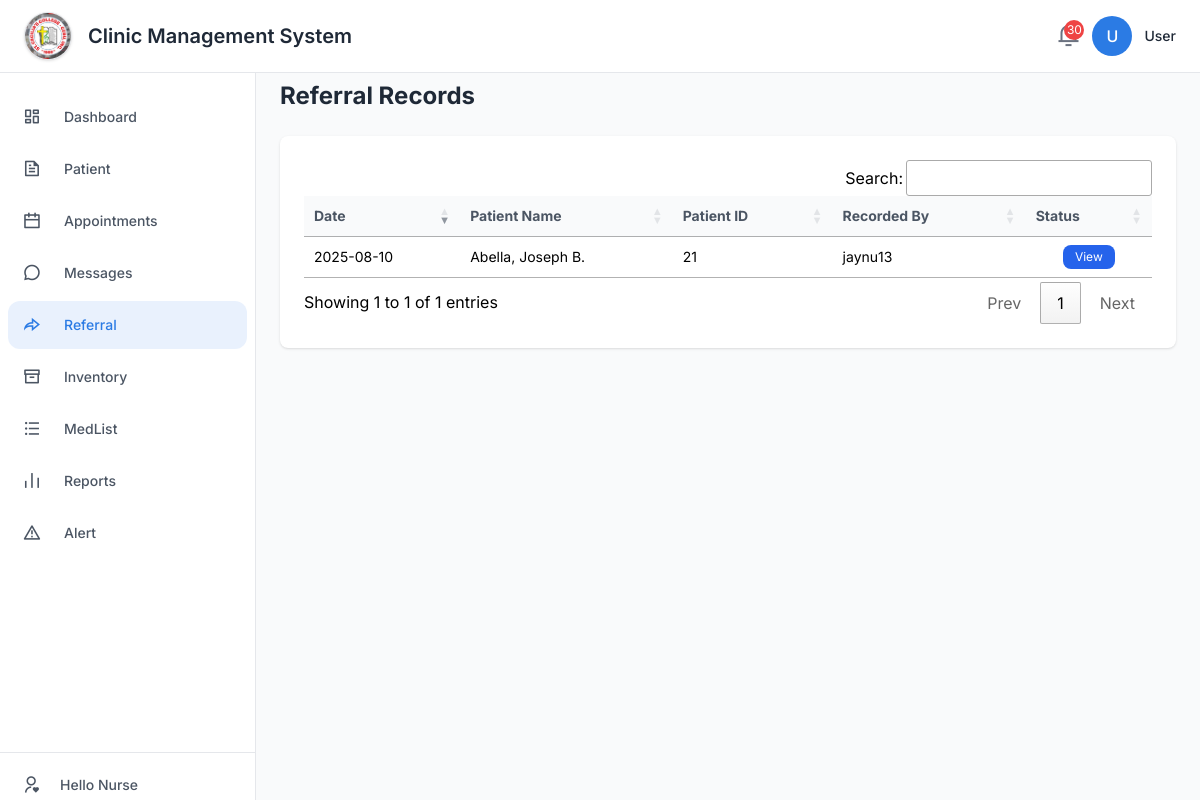
The page /staff/refer.php on the database as committed earlier.
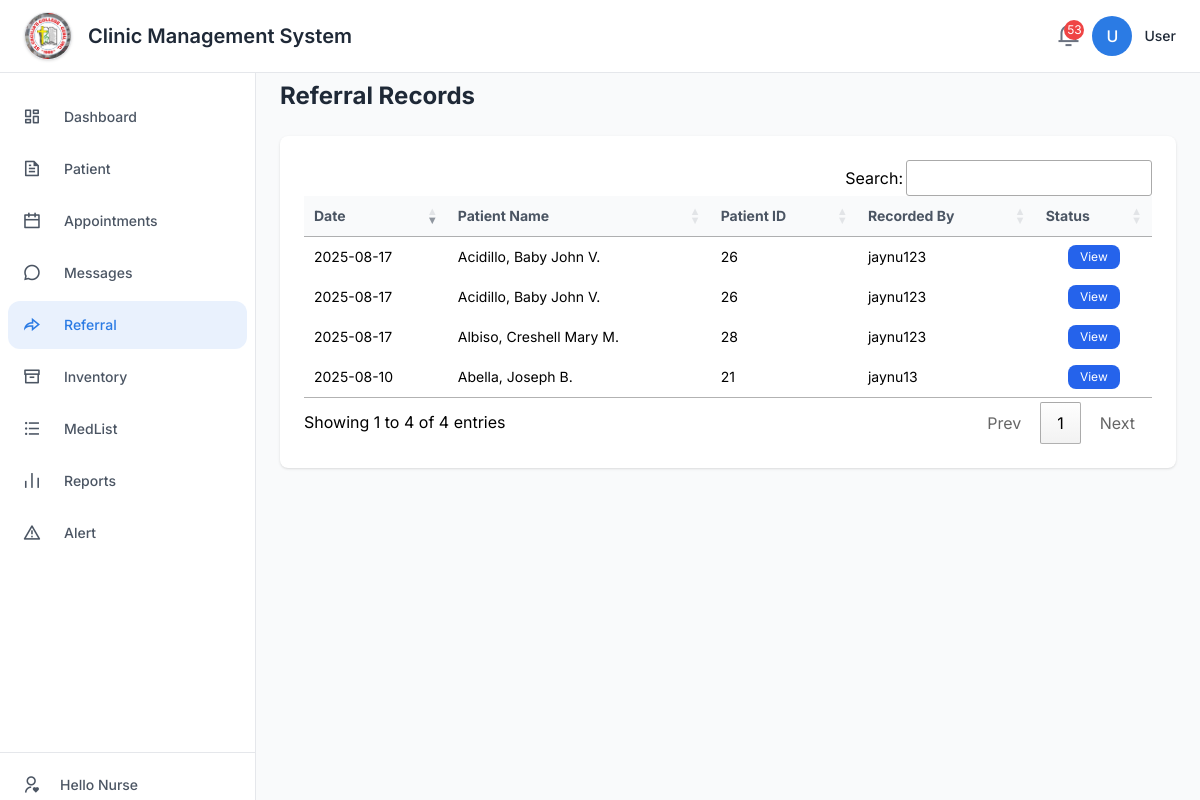
The same page on the database as committed later.
### tables this page shows
CREATE TABLE `medication_referrals` (
  `id` int(11) NOT NULL,
  `patient_id` int(11) DEFAULT NULL,
  `patient_name` varchar(255) DEFAULT NULL,
  `subjective` text DEFAULT NULL,
  `objective` text DEFAULT NULL,
  `assessment` text DEFAULT NULL,
  `plan` text DEFAULT NULL,
  `intervention` text DEFAULT NULL,
  `evaluation` text DEFAULT NULL,
  `recorded_by` varchar(255) DEFAULT NULL,
  `created_at` datetime DEFAULT current_timestamp(),
  `referral_to` varchar(255) DEFAULT NULL
);

### staff/refer.php (the view, shortened to what this page needs)
<?php
include '../includes/header.php';
try {
    $db = new PDO('mysql:host=localhost;dbname=clinic_management_system;charset=utf8', 'root', '');
    $db->setAttribute(PDO::ATTR_ERRMODE, PDO::ERRMODE_EXCEPTION);
    $stmt = $db->query('
        SELECT mr.*, ip.year_level,
               ip.student_id as matched_student_id,
               mr.patient_id as referral_patient_id,
               vs.body_temp, vs.resp_rate, vs.pulse, vs.blood_pressure, vs.weight, vs.height, vs.oxygen_sat
        FROM medication_referrals mr
        LEFT JOIN imported_patients ip ON
            CAST(TRIM(mr.patient_id) AS CHAR) = CAST(TRIM(ip.student_id) AS CHAR)
            OR TRIM(mr.patient_name) = TRIM(ip.name)
        LEFT JOIN (
            SELECT patient_id, body_temp, resp_rate, pulse, blood_pressure, weight, height, oxygen_sat,
                   ROW_NUMBER() OVER (PARTITION BY patient_id ORDER BY created_at DESC) as rn
            FROM vital_signs
        ) vs ON CAST(TRIM(mr.patient_id) AS CHAR) = CAST(TRIM(vs.patient_id) AS CHAR) AND vs.rn = 1
        ORDER BY mr.created_at DESC
    ');
    $referrals = $stmt->fetchAll(PDO::FETCH_ASSOC);
} catch (PDOException $e) {
    die('Database connection failed: ' . $e->getMessage());
}
?>
<link rel="stylesheet" href="https://cdn.datatables.net/1.13.6/css/jquery.dataTables.min.css">
<main class="flex-1 overflow-y-auto bg-gray-50 p-6 ml-16 md:ml-64 mt-[56px]">
        <h2 class="text-2xl font-bold text-gray-800 mb-6">Referral Records</h2>
        <div class="bg-white rounded shadow p-6">
            <div class="overflow-x-auto">
                <table id="referralTable" class="min-w-full divide-y divide-gray-200 text-sm">
                    <thead class="bg-gray-50">
                        <tr>
                            <th class="px-4 py-2 text-left font-semibold text-gray-600">Date</th>
                            <th class="px-4 py-2 text-left font-semibold text-gray-600">Patient Name</th>
                            <th class="px-4 py-2 text-left font-semibold text-gray-600">Patient ID</th>
                            <th class="px-4 py-2 text-left font-semibold text-gray-600">Recorded By</th>
                            <th class="px-4 py-2 text-center font-semibold text-gray-600">Status</th>
                        </tr>
                    </thead>
                    <tbody>
                        <?php foreach ($referrals as $referral): ?>
                        <tr>
                            <td class="px-4 py-2"><?php echo date('Y-m-d', strtotime($referral['created_at'])); ?></td>
                            <td class="px-4 py-2"><?php echo htmlspecialchars($referral['patient_name']); ?></td>
                            <td class="px-4 py-2"><?php echo htmlspecialchars($referral['patient_id']); ?></td>
                            <td class="px-4 py-2"><?php echo htmlspecialchars($referral['recorded_by'] ?? 'Staff'); ?></td>
                            <td class="px-4 py-2 text-center">
                                <button class="viewReferralBtn px-3 py-1 text-xs bg-blue-600 text-white rounded hover:bg-blue-700"
                                        data-id="<?php echo $referral['id']; ?>"
                                        data-patient-name="<?php echo htmlspecialchars($referral['patient_name']); ?>"
                                        data-patient-id="<?php echo htmlspecialchars($referral['patient_id']); ?>"
                                        data-year-level="<?php echo htmlspecialchars($referral['year_level'] ?? 'NO-MATCH-FOUND'); ?>"
                                        data-debug-referral-id="<?php echo htmlspecialchars($referral['referral_patient_id'] ?? 'NULL'); ?>"
                                        data-debug-matched-id="<?php echo htmlspecialchars($referral['matched_student_id'] ?? 'NULL'); ?>"
                                        data-date="<?php echo date('Y-m-d', strtotime($referral['created_at'])); ?>"
                                        data-recorded-by="<?php echo htmlspecialchars($referral['recorded_by'] ?? 'Staff'); ?>"
                                        data-subjective="<?php echo htmlspecialchars($referral['subjective']); ?>"
                                        data-objective="<?php echo htmlspecialchars($referral['objective']); ?>"
                                        data-assessment="<?php echo htmlspecialchars($referral['assessment']); ?>"
                                        data-plan="<?php echo htmlspecialchars($referral['plan']); ?>"
                                        data-intervention="<?php echo htmlspecialchars($referral['intervention']); ?>"
                                        data-evaluation="<?php echo htmlspecialchars($referral['evaluation']); ?>"
                                        data-referral-to="<?php echo htmlspecialchars($referral['referral_to'] ?? ''); ?>"
                                        data-body-temp="<?php echo htmlspecialchars($referral['body_temp'] ?? ''); ?>"
                                        data-resp-rate="<?php echo htmlspecialchars($referral['resp_rate'] ?? ''); ?>"
                                        data-pulse="<?php echo htmlspecialchars($referral['pulse'] ?? ''); ?>"
                                        data-blood-pressure="<?php echo htmlspecialchars($referral['blood_pressure'] ?? ''); ?>"
                                        data-weight="<?php echo htmlspecialchars($referral['weight'] ?? ''); ?>"
                                        data-height="<?php echo htmlspecialchars($referral['height'] ?? ''); ?>"
                                        data-oxygen-sat="<?php echo htmlspecialchars($referral['oxygen_sat'] ?? ''); ?>">
                                    View
                                </button>
                            </td>
                        </tr>
                        <?php endforeach; ?>
                    </tbody>
                </table>
            </div>
        </div>
    </div>

### includes/header.php (shortened to what this page needs)
<?php
$user_display_name = '';
$initials = 'U';
?>
<!DOCTYPE html>
<html lang="en">
<head>
    <script src="https://cdn.tailwindcss.com/3.4.16"></script>
    <link rel="stylesheet" href="https://cdnjs.cloudflare.com/ajax/libs/remixicon/4.6.0/remixicon.min.css">
</head>
<body>
    <div class="min-h-screen flex flex-col">
        <header class="bg-white border-b border-gray-200 fixed top-0 left-0 w-full z-30">
            <div class="flex items-center justify-between px-6 py-3">
                <div class="flex items-center">
                    <img src="../logo.jpg" alt="St. Cecilia's College Logo"
                        class="h-12 w-12 object-contain rounded-full border border-gray-200 bg-white shadow mr-4" />
                    <h1 class="text-xl font-semibold text-gray-800 hidden md:block">Clinic Management System</h1>
                </div>
                <div class="flex items-center space-x-1">
                    <?php
                    $notifCount = 0;
                    $connNotif = new mysqli('localhost', 'root', '', 'clinic_management_system');
                    if (!$connNotif->connect_errno) {
                        $result2 = $connNotif->query("SELECT COUNT(*) as cnt FROM notifications WHERE student_id IS NULL AND is_read = 0");
                        if ($row2 = $result2->fetch_assoc()) {
                            $notifCount = (int) $row2['cnt'];
                        }
                    }
                    ?>
                    <a href="#" class="relative" id="notifIconBtn">
                        <button type="button"
                            class="w-10 h-10 flex items-center justify-center text-gray-500 hover:text-primary focus:outline-none">
                            <?php if ($notifCount > 0): ?>
                                <span
                                    class="absolute top-1 right-1 w-5 h-5 bg-red-500 text-white text-xs flex items-center justify-center rounded-full"><?php echo $notifCount; ?></span>
                            <?php endif; ?>
                        </button>
                    </a>
                    <div class="relative">
                        <div id="userAvatarBtn"
                            class="w-10 h-10 bg-primary rounded-full flex items-center justify-center text-white mr-2 cursor-pointer select-none">
                            <span class="font-medium"><?php echo $initials; ?></span>
                        </div>
                    </div>
                    <div class="hidden md:block">
                        <p class="text-sm font-medium text-gray-800">
                            <?php echo $user_display_name ? $user_display_name : 'User'; ?>
                        </p>
                    </div>
                </div>
            </div>
        </header>
        <div class="flex flex-1">
            <aside
                class="w-16 md:w-64 bg-white border-r border-gray-200 flex flex-col fixed top-[73px] left-0 h-[calc(100vh-56px)] z-40">
                <nav class="flex-1 pt-5 pb-4 overflow-y-auto">
                    <ul class="space-y-1 px-2" id="sidebarMenu">
                        <li>
                            <a href="dashboard.php"
                                class="flex items-center px-2 py-2 text-sm font-medium rounded-md text-gray-600 hover:bg-primary hover:bg-opacity-10 hover:text-primary"
                                data-page="dashboard.php">
                                <div class="w-8 h-8 flex items-center justify-center mr-3 md:mr-4">
                                    <i class="ri-dashboard-line ri-lg"></i>
                                </div>
                                <span class="hidden md:inline">Dashboard</span>
                            </a>
                        </li>
                        <li>
                            <a href="records.php"
                                class="flex items-center px-2 py-2 text-sm font-medium rounded-md text-gray-600 hover:bg-primary hover:bg-opacity-10 hover:text-primary"
                                data-page="records.php">
                                <div class="w-8 h-8 flex items-center justify-center mr-3 md:mr-4">
                                    <i class="ri-file-text-line ri-lg"></i>
                                </div>
                                <span class="hidden md:inline">Patient</span>
                            </a>
                        </li>
                        <li>
                            <a href="appointments.php"
                                class="flex items-center px-2 py-2 text-sm font-medium rounded-md text-gray-600 hover:bg-primary hover:bg-opacity-10 hover:text-primary"
                                data-page="appointments.php">
                                <div class="w-8 h-8 flex items-center justify-center mr-3 md:mr-4">
                                    <i class="ri-calendar-line ri-lg"></i>
                                </div>
                                <span class="hidden md:inline">Appointments</span>
                            </a>
                        </li>
                        <li>
                            <a href="messages.php"
                                class="flex items-center px-2 py-2 text-sm font-medium rounded-md text-gray-600 hover:bg-primary hover:bg-opacity-10 hover:text-primary"
                                data-page="messages.php">
                                <div class="w-8 h-8 flex items-center justify-center mr-3 md:mr-4">
                                <i class="ri-chat-3-line ri-lg"></i>
                                </div>
                                <span class="hidden md:inline">Messages</span>
                            </a>
                        </li>
                        <li>
                            <a href="refer.php"
                                class="flex items-center px-2 py-2 text-sm font-medium rounded-md text-gray-600 hover:bg-primary hover:bg-opacity-10 hover:text-primary"
                                data-page="refer.php">
                                <div class="w-8 h-8 flex items-center justify-center mr-3 md:mr-4">
                                <i class="ri-share-forward-line ri-lg"></i>
                                </div>
                                <span class="hidden md:inline">Referral</span>
                            </a>
                        </li>
                        <li>
                            <a href="inventory.php"
                                class="flex items-center px-2 py-2 text-sm font-medium rounded-md text-gray-600 hover:bg-primary hover:bg-opacity-10 hover:text-primary"
                                data-page="inventory.php">
                                <div class="w-8 h-8 flex items-center justify-center mr-3 md:mr-4">
                                    <i class="ri-archive-line ri-lg"></i>
                                </div>
                                <span class="hidden md:inline">Inventory</span>
                            </a>
                        </li>
                        <li>
                            <a href="list.php"
                                class="flex items-center px-2 py-2 text-sm font-medium rounded-md text-gray-600 hover:bg-primary hover:bg-opacity-10 hover:text-primary"
                                data-page="list.php">
                                <div class="w-8 h-8 flex items-center justify-center mr-3 md:mr-4">
                                    <i class="ri-list-unordered ri-lg"></i>
                                </div>
                                <span class="hidden md:inline">MedList</span>
                            </a>
                        </li>
                        <li>
                            <a href="reports.php"
                                class="flex items-center px-2 py-2 text-sm font-medium rounded-md text-gray-600 hover:bg-primary hover:bg-opacity-10 hover:text-primary"
                                data-page="reports.php">
                                <div class="w-8 h-8 flex items-center justify-center mr-3 md:mr-4">
                                    <i class="ri-bar-chart-line ri-lg"></i>
                                </div>
                                <span class="hidden md:inline">Reports</span>
                            </a>
                        </li>
                        <li>
                            <a href="parent_alerts.php"
                                class="flex items-center px-2 py-2 text-sm font-medium rounded-md text-gray-600 hover:bg-primary hover:bg-opacity-10 hover:text-primary"
                                data-page="parent_alerts.php">
                                <div class="w-8 h-8 flex items-center justify-center mr-3 md:mr-4">
                                    <i class="ri-alert-line ri-lg"></i>
                                </div>
                                <span class="hidden md:inline">Alert</span>
                            </a>
                        </li>
                    </ul>
                </nav>
                <div class="p-4 border-t border-gray-200 hidden md:block">
                    <a href="../index.php"
                        class="flex items-center text-sm font-medium text-gray-600 hover:text-primary">
                        <div class="w-8 h-8 flex items-center justify-center mr-3">
                            <i class="ri-user-heart-line ri-lg"></i>
                        </div>
                        <span>Hello Nurse</span>
                    </a>
                </div>
            </aside>

### includes/header.php (style rules this page uses)
:where([class^="ri-"])::before { content: "\f3c2"; }
body { font-family: 'Inter', sans-serif; background-color: #f9fafb; }

Rows that differ between the two databases and show on the page:
added medication_referrals: created_at "2025-08-17", patient_name "Acidillo, Baby John V.", patient "26", recorded_by "jaynu123"
added medication_referrals: created_at "2025-08-17", patient_name "Acidillo, Baby John V.", patient "26", recorded_by "jaynu123"
added medication_referrals: created_at "2025-08-17", patient_name "Albiso, Creshell Mary M.", patient "28", recorded_by "jaynu123"
Other text that changed with them:
$notifCount: "30" → "53"
text written by a page script: "Search: Showing 1 to 1 of 1 entries Prev 1 Next" → "Search: Showing 1 to 4 of 4 entries Prev 1 Next"
